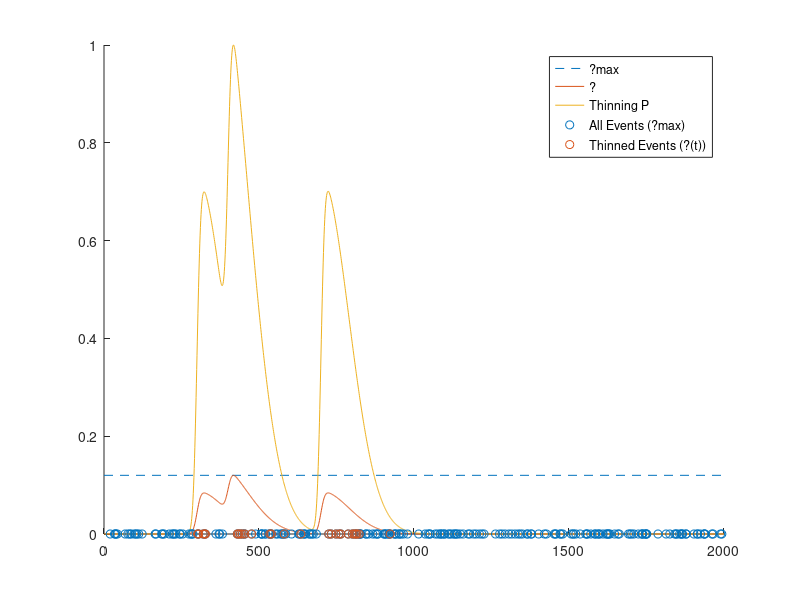

MATLAB code for this plot:
snormal = @(x,m,a,sigma) ((1+erf((a.*x)/sqrt(2)))/2) .* normpdf(x,m,sigma);
kernel = snormal(-10:0.01:10,0,10,0.9);
tstop = 2000;
nevents = 3;

rate = zeros(1,tstop);

% afto mporei na proerxetai k apo poisson, opws eipes.
eventLocations = [300, 400, 700];

preconv = zeros(1,tstop);
preconv(eventLocations) = 10;
    
rate = conv(preconv(1,1:tstop),kernel,'same');
% tevents = nonhomogenouspoissrnd(2000,0.12,rate);
nsamples = 2000;
lambdaMax = 0.12;

poissevents = poissrnd(lambdaMax,1,nsamples);
poissevents(poissevents>1) = 1;

nrate = rate./(max(rate)/lambdaMax);
% Accept event at t, with probability ? / ?max
thinningProb = nrate./lambdaMax;
Tevents = logical(poissevents) & (rand(1,nsamples)<thinningProb);
events = find(Tevents);

figure;hold on;
plot([0,tstop],[lambdaMax,lambdaMax],'--');
plot(nrate)
plot(thinningProb)
scatter(find(poissevents), zeros(1,length(find(poissevents))),'k+')
scatter(events, zeros(1,length(events)),'or')
legend({'?max','?','Thinning P','All Events (?max)','Thinned Events (?(t))'})
